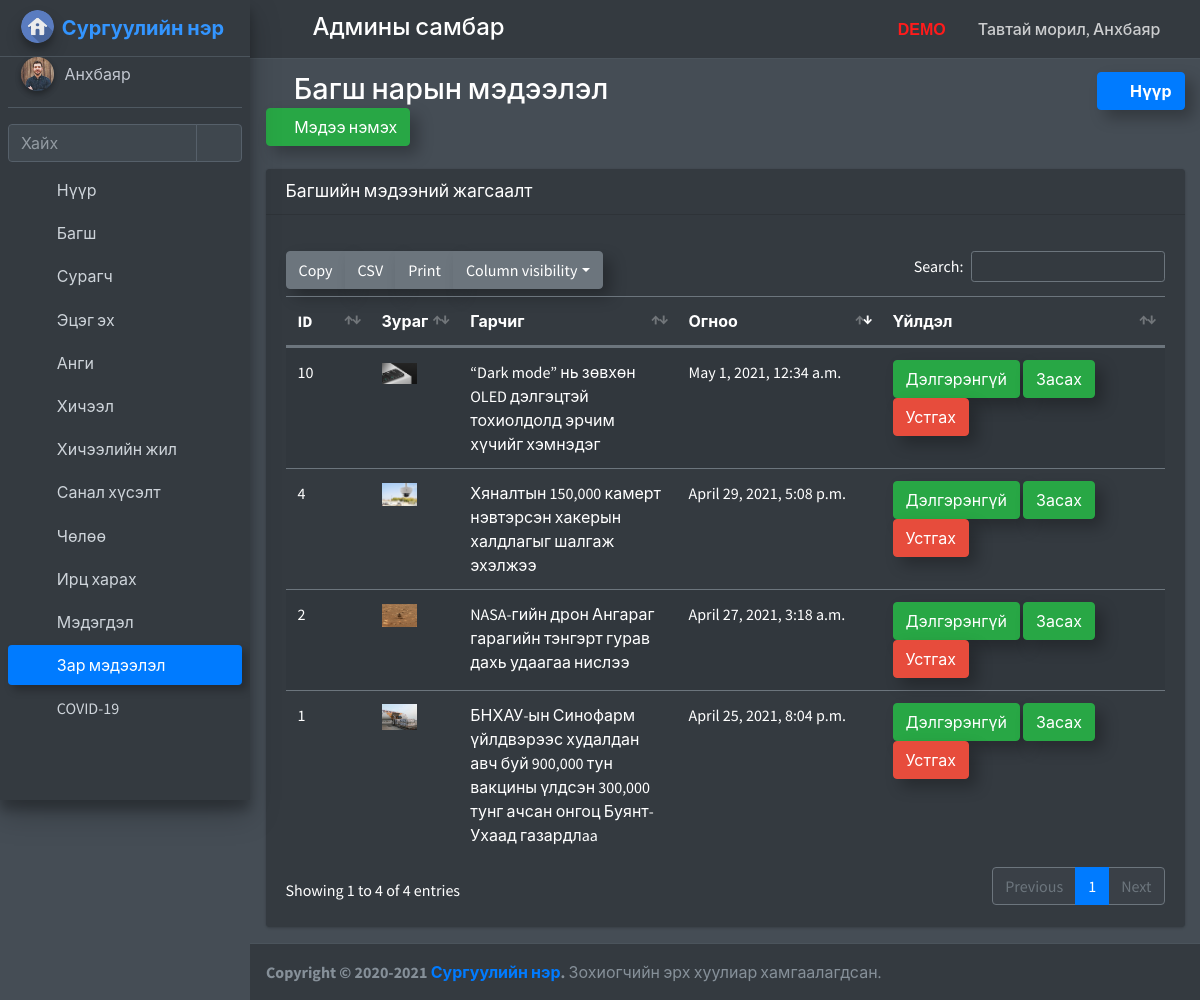
The app's page /manage_teacher_news (signed in) with its own data.
### school_management_app/models.py (models this page shows)
class CustomUser(AbstractUser):
    user_type_data=((1,"HOD"),(2,"Staff"),(3,"Student"),(4,"Parent"))
    user_type=models.CharField(default=1,choices=user_type_data,max_length=10)

class AdminHOD(models.Model):
    id=models.AutoField(primary_key=True)
    admin=models.OneToOneField(CustomUser,on_delete=models.CASCADE)
    created_at=models.DateTimeField(auto_now_add=True)
    updated_at=models.DateTimeField(auto_now_add=True)
    profile_pic=models.FileField(default="")
    objects=models.Manager()

class TNews(models.Model):
    id=models.AutoField(primary_key=True)
    ntext = models.TextField()
    ntitle = models.TextField(max_length=4000)
    ndate=models.DateTimeField(auto_now_add=True, blank=True)
    pic=models.FileField(default="", blank=True, null=True)
    objects=models.Manager()

### school_management_app/HodViews.py (the view)
# urls.py: path('manage_teacher_news', HodViews.manage_tnews,name="manage_tnews"),
def manage_tnews(request):
    user=CustomUser.objects.get(id=request.user.id)
    admin=AdminHOD.objects.get(admin=user)
    news = TNews.objects.all()
    return render(request,"hod_template/manage_tnews.html",{"news":news,"admin":admin})

### school_management_app/templates/hod_template/manage_tnews.html (shortened to what this page needs)
{% extends 'hod_template/base_template.html' %}
{% load static %}
{% block page_title %}
{% block custom_css %}
<link rel="stylesheet" href="{% static "plugins/datatables-bs4/css/dataTables.bootstrap4.min.css" %}">
<link rel="stylesheet" href="{% static "plugins/datatables-responsive/css/responsive.bootstrap4.min.css" %}">
<link rel="stylesheet" href="{% static "plugins/datatables-buttons/css/buttons.bootstrap4.min.css" %}">
{% endblock custom_css %}
<i class="nav-icon fas fa-newspaper"></i> Багш нарын мэдээлэл <a href="/add_teacher_news" class="btn btn-success shadow-custom"><i
    class="nav-icon fas fa-plus"></i> Мэдээ нэмэх</a>
{% endblock page_title %}
{% block main_content %}
<section class="content">
  <div class="container-fluid">
    <div class="row">
      <div class="col-12">
        <div class="card">
          <div class="card-header">
            <h3 class="card-title">Багшийн мэдээний жагсаалт</h3>
          </div>
          <div class="card-body">
            <table id="example1" class="table table-striped">
              <thead>
                <tr>
                  <th>ID</th>
                  <th>Зураг</th>
                  <th>Гарчиг</th>
                  <th>Огноо</th>
                  <th>Үйлдэл</th>
                </tr>
              </thead>
              <tbody>
                {% for a in news %}
                <tr>
                  <td style="width: 60px;">{{ a.id }}</td>
                  <td><img class="zoomD" src="{{ a.pic }}" /></td>
                  <td>{{ a.ntitle }}</td>
                  <td style="width: 180px;">{{ a.ndate }}</td>
                  <td style="width: 260px;">
                    <a href="/view_teacher_news/{{ a.id }}" class="btn btn-success shadow-custom">Дэлгэрэнгүй</a>
                    <a href="/edit_teacher_news/{{ a.id }}" class="btn btn-success shadow-custom">Засах</a>
                    <a href="/delete_teacher_news/{{ a.id }}" class="btn btn-danger confirm-delete shadow-custom" title="Delete"
                      data-toggle="modal" data-target="#deleteComment" id="deleteButton{{a.id}}">Устгах</a>
                  </td>
                </tr>
                {% endfor %}
              </tbody>
            </table>
          </div>
        </div>
      </div>
    </div>
  </div>
</section>
{% endblock main_content %}

### school_management_app/templates/hod_template/base_template.html (shortened to what this page needs)
{% load static %}
<!DOCTYPE html>
<html>
<head>
  <link rel="stylesheet" href="{% static "plugins/fontawesome-free/css/all.min.css" %}">
  <link rel="stylesheet" href="https://code.ionicframework.com/ionicons/2.0.1/css/ionicons.min.css">
  <link rel="stylesheet" href="{% static "plugins/tempusdominus-bootstrap-4/css/tempusdominus-bootstrap-4.min.css" %}">
  <link rel="stylesheet" href="{% static "plugins/icheck-bootstrap/icheck-bootstrap.min.css" %}">
  <link rel="stylesheet" href="{% static "plugins/jqvmap/jqvmap.min.css" %}">
  <link rel="stylesheet" href="{% static "dist/css/adminlte.min.css" %}">
  <link rel="stylesheet" href="{% static "plugins/overlayScrollbars/css/OverlayScrollbars.min.css" %}">
  <link rel="stylesheet" href="{% static "plugins/daterangepicker/daterangepicker.css" %}">
  <link rel="stylesheet" href="{% static "plugins/summernote/summernote-bs4.css" %}">
  <link rel="stylesheet" href="{% static "custom/css/style.css" %}">
  {% block custom_css %} {% endblock custom_css %}
</head>
<body class="hold-transition sidebar-mini layout-fixed layout-navbar-fixed dark-mode">
  <div class="wrapper">
    <nav class="main-header navbar navbar-expand navbar-dark">
      <ul class="navbar-nav">
        <li class="nav-item">
          <a class="nav-link" data-widget="pushmenu" href="#"><i class="fas fa-bars"></i></a>
        </li>
      </ul>
      <h4 class="title-c1" style="margin-left: 10px; margin-top: 5px;">
        <span class="desktop">Админы самбар</span>
      </h4>
      <ul class="navbar-nav ml-auto">
        <li class="nav-item d-flex">
          <a class="nav-link">
            <span class="desktop-demo">DEMO</span>
        </li>
        <li class="nav-item d-flex">
          <a class="nav-link title-c2" style="white-space: nowrap; cursor: pointer;" data-toggle="dropdown" aria-haspopup="true" aria-expanded="false">
            <span class="hidden">Тавтай морил, </span>{{ user.last_name }}
            <i class="fas fa-angle-down"></i>
          </a>
        </li>
      </ul>
    </nav>
    {% include 'hod_template/sidebar_template.html' with user=user id=id %}
    <div class="content-wrapper">
      <div class="content-header">
        <div class="container-fluid">
          <div class="row mb-2">
            <div class="col-sm-6">
              <h1 class="m-0">
                {% block page_title %}
                {% endblock page_title %}
              </h1>
            </div>
            <div class="col-sm-6">
              <ol class="breadcrumb float-sm-right">
                <li class="breadcrumb-item"><a class="btn btn-primary font-weight-bold" href="{% url 'admin_home' %}"><i class="nav-icon fas fa-tachometer-alt mr-2"></i>Нүүр</a></li>
              </ol>
            </div>
          </div>
        </div>
      </div>
      {% block main_content %}{% endblock main_content %}
    </div>
    {% include 'hod_template/footer.html' %}
  </div>
</body>
</html>

### school_management_app/templates/hod_template/sidebar_template.html (shortened to what this page needs)
{% load static %}
<aside class="main-sidebar sidebar-dark-primary elevation-4">
  <a href="/admin_home" class="brand-link">
    <img src="{% static "dist/img/home-icon.png" %}" alt="logo" class="brand-image img-circle elevation-3"
      style="opacity: .9">
    <span class="brand-text font-weight-bold">Сургуулийн нэр</span>
  </a>
  <div class="sidebar">
    <div class="user-panel mt-3 pb-3 mb-3 d-flex">
      <div class="image">
        <img src="{{ admin.profile_pic }}" class="img-circle elevation-2 zoomD" alt="User Image">
      </div>
      <div class="info">
        <a href="{% url 'admin_profile' %}" class="d-block ">{{ user.last_name }}</a>
      </div>
    </div>
    <div class="form-inline">
      <div class="input-group" data-widget="sidebar-search">
        <input class="form-control form-control-sidebar" type="search" placeholder="Хайх" aria-label="Search">
        <div class="input-group-append">
          <button class="btn btn-sidebar" style="box-shadow: none !important;">
            <i class="fas fa-search fa-fw"></i>
          </button>
        </div>
      </div>
    </div>
    <nav class="mt-2">
      <ul class="nav nav-pills nav-sidebar flex-column nav-child-indent" data-widget="treeview" role="menu"
        data-accordion="false">
        <li class="nav-item">
          {% url 'admin_home' as admin_home %}
          <a href="{{ admin_home }}" class="nav-link {% if request.path == admin_home %} active {% endif %}">
            <i class="nav-icon fas fa-tachometer-alt"></i>
            <p>Нүүр</p>
          </a>
        </li>
        <li class="nav-item">
          {% url 'add_staff' as add_staff %}
          {% url 'manage_staff' as manage_staff %}
          {% url 'edit_staff' staff_id=id as edit_staff %}
          <a href="#" class="nav-link {% if request.path == add_staff %} active {% elif request.path == manage_staff %} active {% elif request.path == edit_staff %} active {% endif %}">
            <i class="nav-icon fas fa-chalkboard-teacher"></i>
            <p>Багш
              <i class="right fas fa-angle-left"></i>
            </p>
          </a>
        </li>
        <li class="nav-item">
          {% url 'add_student' as add_student %}
          {% url 'manage_student' as manage_student %}
          {% url 'edit_student' student_id=id as edit_student %}
          <a href="#" class="nav-link {% if request.path == add_student %} active {% elif request.path == manage_student %} active {% elif request.path == edit_student %} active {% endif %}">
            <i class="nav-icon fas fa-user-graduate"></i>
            <p>
              Сурагч
              <i class="right fas fa-angle-left"></i>
            </p>
          </a>
        </li>
        <li class="nav-item">
          {% url 'add_parent' as add_parent %}
          {% url 'manage_parent' as manage_parent %}
          {% url 'edit_parent' parent_id=id as edit_parent %}
          <a href="#" class="nav-link {% if request.path == add_parent %} active {% elif request.path == manage_parent %} active {% elif request.path == edit_parent %} active {% endif %}">
            <i class="nav-icon fas fa-users"></i>
            <p>
              Эцэг эх
              <i class="right fas fa-angle-left"></i>
            </p>
          </a>
        </li>
        <li class="nav-item">
          {% url 'add_course' as add_course %}
          {% url 'manage_course' as manage_course %}
          {% url 'edit_course' course_id=id as edit_course %}
          <a href="#" class="nav-link {% if request.path == add_course %} active {% elif request.path == manage_course %} active {% elif request.path == edit_course %} active {% endif %}">
            <i class="nav-icon fas fa-book"></i>
            <p>
              Анги
              <i class="right fas fa-angle-left"></i>
            </p>
          </a>
        </li>
        <li class="nav-item">
          {% url 'add_subject' as add_subject %}
          {% url 'manage_subject' as manage_subject %}
          {% url 'edit_subject' subject_id=id as edit_subject %}
          <a href="#" class="nav-link {% if request.path == add_subject %} active {% elif request.path == manage_subject %} active {% elif request.path == edit_subject %} active {% endif %}">
            <i class="nav-icon fas fa-book-open"></i>
            <p>
              Хичээл
              <i class="right fas fa-angle-left"></i>
            </p>
          </a>
        </li>
        <li class="nav-item">
          {% url 'add_session' as add_session %}
          {% url 'manage_session' as manage_session %}
          <a href="#" class="nav-link {% if request.path == add_session %} active {% elif request.path == manage_session %} active {% endif %}">
            <i class="nav-icon fas fa-calendar-alt"></i>
            <p>
              Хичээлийн жил
              <i class="right fas fa-angle-left"></i>
            </p>
          </a>
        </li>
        <li class="nav-item">
          {% url 'student_feedback_message' as student_feedback_message %}
          {% url 'staff_feedback_message' as staff_feedback_message %}
          {% url 'parent_feedback_message' as parent_feedback_message %}
          <a href="#" class="nav-link {% if request.path == student_feedback_message %} active {% elif request.path == staff_feedback_message %} active {% elif request.path == parent_feedback_message %} active {% endif %}">
            <i class="nav-icon fas fa-comments"></i>
            <p>
              Санал хүсэлт
              <i class="right fas fa-angle-left"></i>
            </p>
          </a>
        </li>
        <li class="nav-item">
          {% url 'student_leave_view' as student_leave_view %}
          {% url 'staff_leave_view' as staff_leave_view %}
          <a href="#" class="nav-link {% if request.path == student_leave_view %} active {% elif request.path == staff_leave_view %} active {% endif %}">
            <i class="nav-icon fas fa-sign-out-alt"></i>
            <p>
              Чөлөө
              <i class="right fas fa-angle-left"></i>
            </p>
          </a>
        </li>
        <li class="nav-item">
          {% url 'admin_view_attendance' as admin_view_attendance %}
          <a href="{% url 'admin_view_attendance' %}"
            class="nav-link {% if request.path == admin_view_attendance %} active {% endif %}">
            <i class="nav-icon fas fa-user-check"></i>
            <p>
              Ирц харах
            </p>
          </a>
        </li>
        <li class="nav-item">
          {% url 'admin_send_notification_staff' as admin_send_notification_staff %}
          {% url 'admin_send_notification_student' as admin_send_notification_student %}
          {% url 'admin_send_notification_parent' as admin_send_notification_parent %}
          <a href="#" class="nav-link ">
            <i class="nav-icon fas fa-bell"></i>
            <p>
              Мэдэгдэл
              <i class="right fas fa-angle-left"></i>
            </p>
          </a>
        </li>
        {% url 'manage_tnews' as manage_tnews %}
        {% url 'edit_tnews' TNews_id=id as edit_tnews %}
        {% url 'add_tnews' as add_tnews %}
        {% url 'view_tnews' TNews_id=id as view_tnews %}
        {% url 'manage_news' as manage_news %}
        {% url 'edit_news' News_id=id as edit_news %}
        {% url 'add_news' as add_news %}
        {% url 'view_news' News_id=id as view_news %}
        {% url 'manage_pnews' as manage_pnews %}
        {% url 'edit_pnews' PNews_id=id as edit_pnews %}
        {% url 'add_pnews' as add_pnews %}
        {% url 'view_pnews' PNews_id=id as view_pnews %}
        <li class="nav-item">
          <a href="#" class="nav-link
          {% if request.path == manage_tnews %} active
          {% elif request.path == manage_news %} active
          {% elif request.path == manage_pnews %} active
          {% elif request.path == edit_tnews %} active
          {% elif request.path == edit_news %} active
          {% elif request.path == edit_pnews %} active
          {% elif request.path == add_tnews %} active
          {% elif request.path == add_news %} active
          {% elif request.path == add_pnews %} active
          {% elif request.path == view_tnews %} active
          {% elif request.path == view_news %} active
          {% elif request.path == view_pnews %} active
          {% endif %}">
            <i class="nav-icon fas fa-newspaper"></i>
            <p>
              Зар мэдээлэл
              <i class="right fas fa-angle-left"></i>
            </p>
          </a>
        <li class="nav-item">
          {% url 'covid19' as covid19 %}
          <a href="{% url 'covid19' %}" class="nav-link {% if request.path == covid19 %} active {% endif %}">
            <i class="nav-icon fas fa-virus"></i>
            <p>
              COVID-19
            </p>
          </a>
        </li>
      </ul>
    </nav>
  </div>
</aside>

### records on screen
CustomUser: last_name "Анхбаяр"
AdminHOD: profile_pic (picture)
TNews: id "1", pic (picture), ntitle "БНХАУ-ын Синофарм үйлдвэрээс худалдан авч буй 900,000 тун вакцины үлдсэн 300,000 тунг ачсан онгоц Буянт-Ухаад газардлaa", ndate "April 25, 2021, 8:04 p.m."
TNews: id "2", pic (picture), ntitle "NASA-гийн дрон Ангараг гарагийн тэнгэрт гурав дахь удаагаа нислээ", ndate "April 27, 2021, 3:18 a.m."
TNews: id "4", pic (picture), ntitle "Хяналтын 150,000 камерт нэвтэрсэн хакерын халдлагыг шалгаж эхэлжээ", ndate "April 29, 2021, 5:08 p.m."
TNews: id "10", pic (picture), ntitle "“Dark mode” нь зөвхөн OLED дэлгэцтэй тохиолдолд эрчим хүчийг хэмнэдэг", ndate "May 1, 2021, 12:34 a.m."
